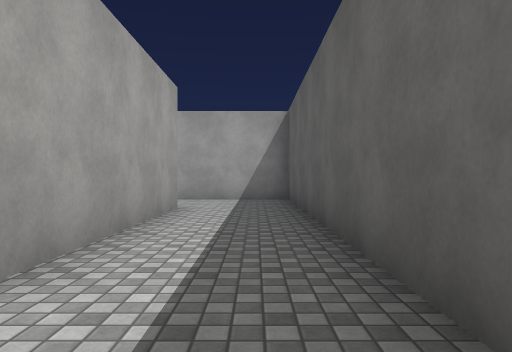
view 1 (above)

17 first-person views from a walk through a scene from a Unity 3-D project. The camera is 1.2 m above the floor, looks level and sees 70° across. The floor is counted in squares, 2 m on a side. Each view is taken from the middle of a square. On the plan, view 1 faces up. The plan holds only what a view shows up to about 10 squares ahead; the rest is blank. The place goes on beyond the plan. The player character is not drawn. Surface patterns are stand-ins for the level's own textures.

view 2
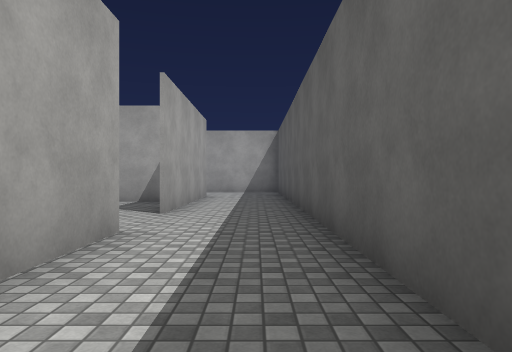

view 3
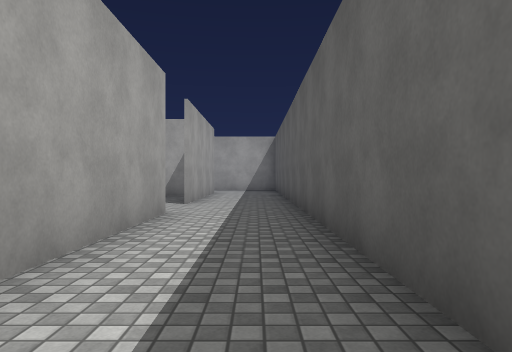

view 4
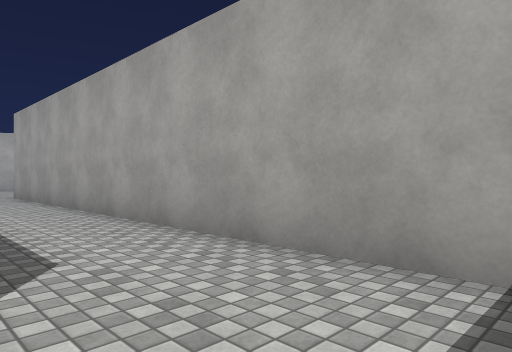

view 5
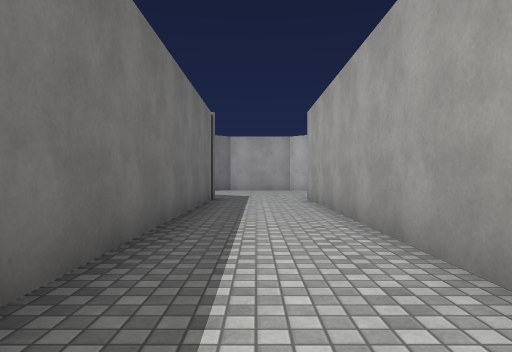

view 6
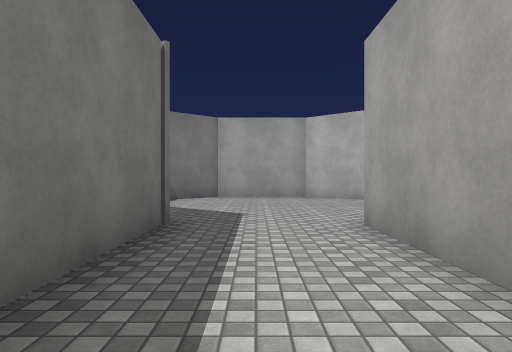

view 7
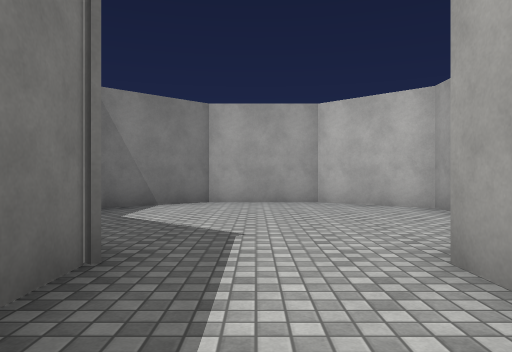

view 8
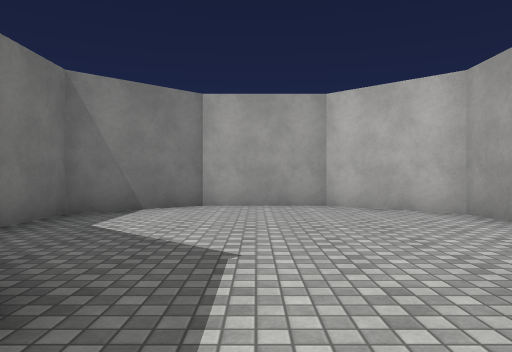

view 9
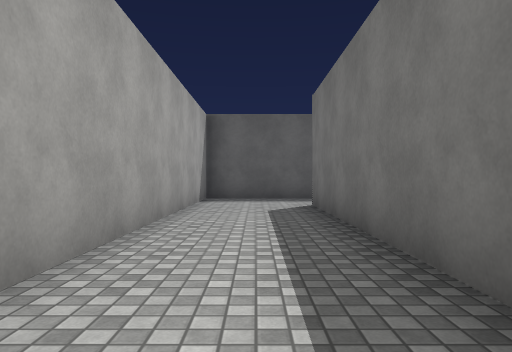

view 10
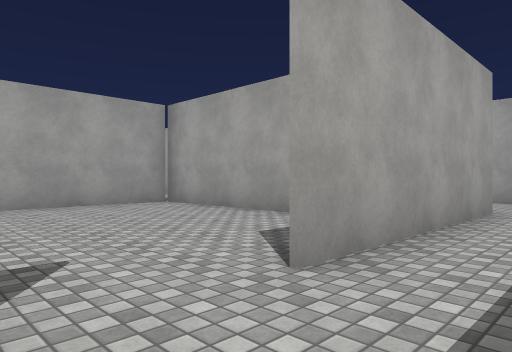

view 11
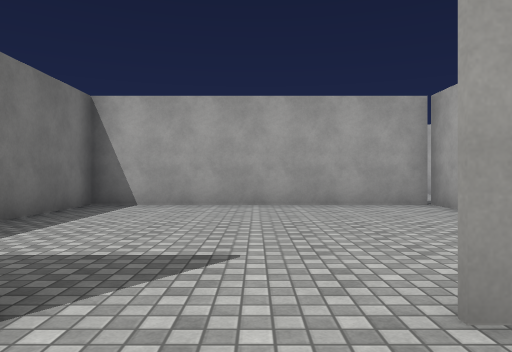

view 12
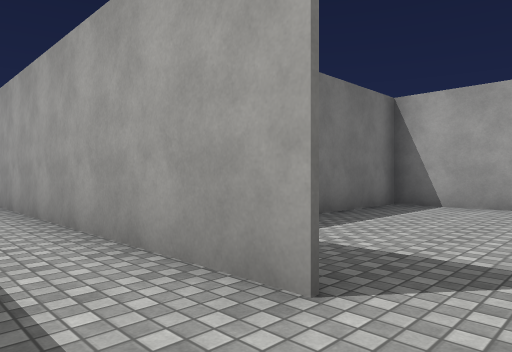

view 13
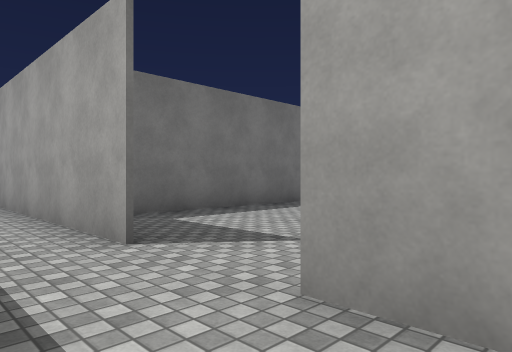

view 14
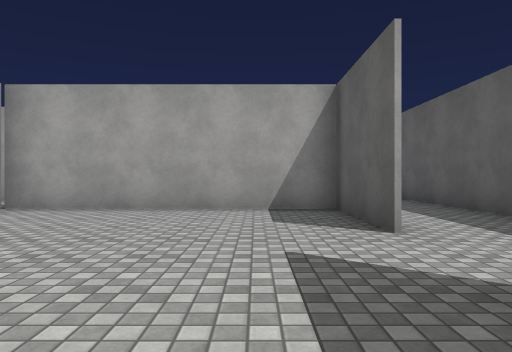

view 15
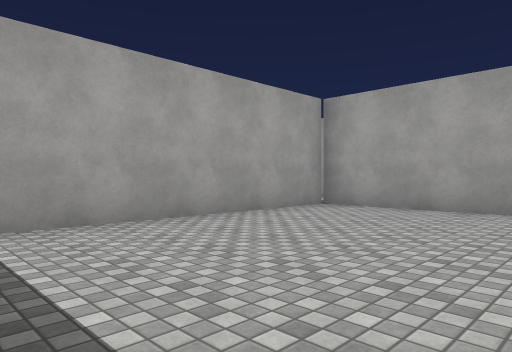

view 16
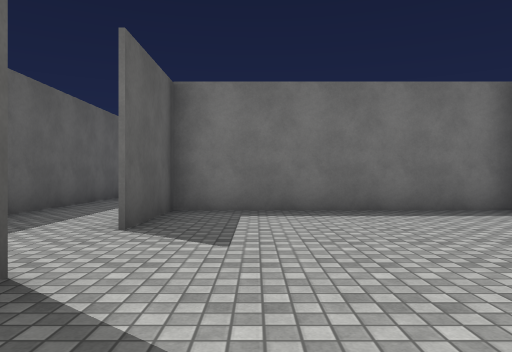

view 17
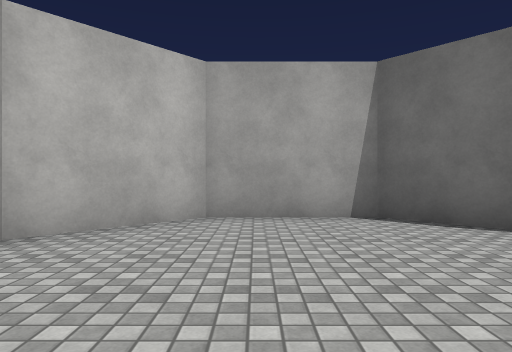

### Floor plan
Points are (right, up) in squares from view 1. A wall is a line through its corners. A room is listed if a view was taken in it or the views show most of it. See-through windows are left out.
Room 1 (views 1, 2, 3, 4, 5, 6, 7, 8, 9, 10, 11, 12, 13, 17)
walls: (-1.5, 0) (-1.5, -7.4); (0.8, -6) (0.8, 9.3) (-11.6, 9.3); (-11.5, 6.8) (-1.5, 6.8) (-1.5, 1.7); (-12.1, 10) (-13.2, 11.3) (-15.7, 11.3) (-17.4, 9.4) (-17.4, 6.9) (-15.7, 5) (-14.2, 5)
ways out: opening at (-2, 0.5) to room 2
Room 2 (views 14, 15, 16)
walls: (-1.5, 1.7) (-1.5, 4.6) (-7.6, 4.6) (-7.6, -2.4) (-1.5, -2.4) (-1.5, 0)
ways out: opening at (-2, 0.5) to room 1

Where each view was taken, in squares from view 1:
view 1: 0 up, 0 right, facing up
view 2: 4 down, 0 right, facing up
view 3: 6 down, 0 right, facing up
view 4: 7 up, 0 right, facing up-left
view 5: 8 up, 2 left, facing left
view 6: 8 up, 7 left, facing left
view 7: 8 up, 9 left, facing left
view 8: 8 up, 10 left, facing left
view 9: 8 up, 9 left, facing right
view 10: 0 up, 0 right, facing up-left
view 11: 1 up, 0 right, facing left
view 12: 1 up, 0 right, facing down-left
view 13: 3 up, 0 right, facing down-left
view 14: 2 down, 3 left, facing up
view 15: 2 down, 3 left, facing up-left
view 16: 4 up, 3 left, facing down
view 17: 6 up, 15 left, facing up
